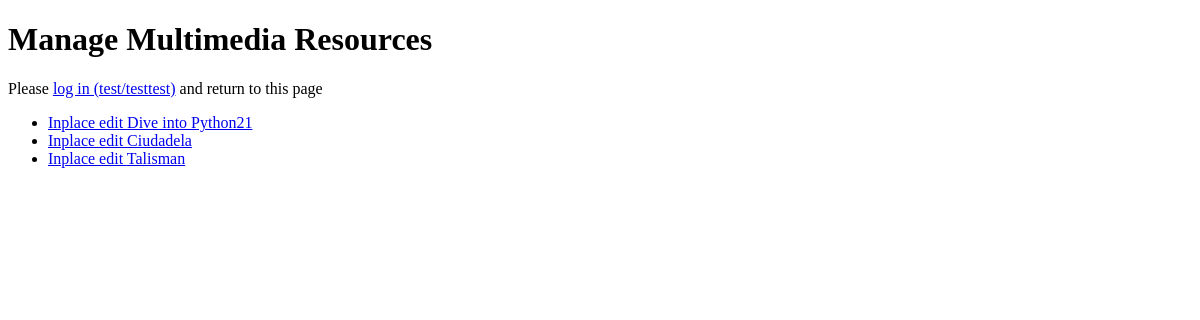
The page /multimediaresources/ on the database as committed earlier.
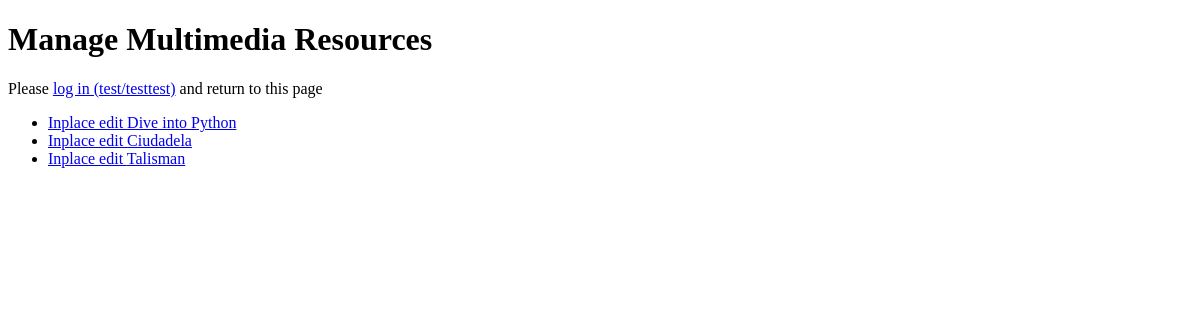
The same page on the database as committed later.
### testing/multimediaresources/models.py (models this page shows, shortened)
class Resource(models.Model):
    name = models.CharField(verbose_name=_(u'Name'),
                            max_length=100, null=False, blank=False,
                            unique=True)
    created = models.DateField(verbose_name=_(u'Date of created'))
    description = models.TextField(verbose_name=_(u'Description'),
                                   blank=True, null=True)
    status = models.CharField(verbose_name=_(u'Status'),
                              max_length=20, choices=STATUS,
                              default='order', help_text='Status of the resource.',
                              editable=True, null=False, blank=False)
    resource_type = models.ForeignKey(TypeResource, verbose_name=_(u'Type'),
                                      null=False, blank=False, editable=True)
    owner = models.ManyToManyField(User, verbose_name=_(u'Owner'))
    amount = models.IntegerField(verbose_name=_(u'Amount'), null=True, blank=True)
    can_borrow = models.BooleanField(verbose_name=_(u'Can borrow?'))
    available_from = models.DateTimeField(verbose_name=_(u"Will be available from"))
    image = models.ImageField(verbose_name=_(u"Associated Image"), null=True, blank=True, upload_to="images")
    file = models.FileField(verbose_name=_(u"File Text"), null=True, blank=True, upload_to="files")
    class Meta:
        verbose_name = _(u'Resources')
    def __unicode__(self):
        return self.name

### testing/multimediaresources/views.py (the view)
def multimediaresources_index(request):
    return render_to_response('multimediaresources/index.html',
                              {'resources': Resource.objects.all()},
                              context_instance=RequestContext(request))

### testing/multimediaresources/templates/multimediaresources/index.html (shortened to what this page needs)
{% extends "base.html" %}
{% load i18n %}
{% block content-title %}{% trans "Manage Multimedia Resources"%}{% endblock %}
{% block content %}
    <div>
        <ul>
        {% for resource in resources %}
            <li><a href="{% url 'multimediaresources_edit' resource.pk %}">Inplace edit {{ resource }}</a></li>
        {% endfor %}
        </ul>
    </div>
{% endblock %}

Rows that differ between the two databases and show on the page:
changed Resource: name "Dive into Python21" → "Dive into Python"
